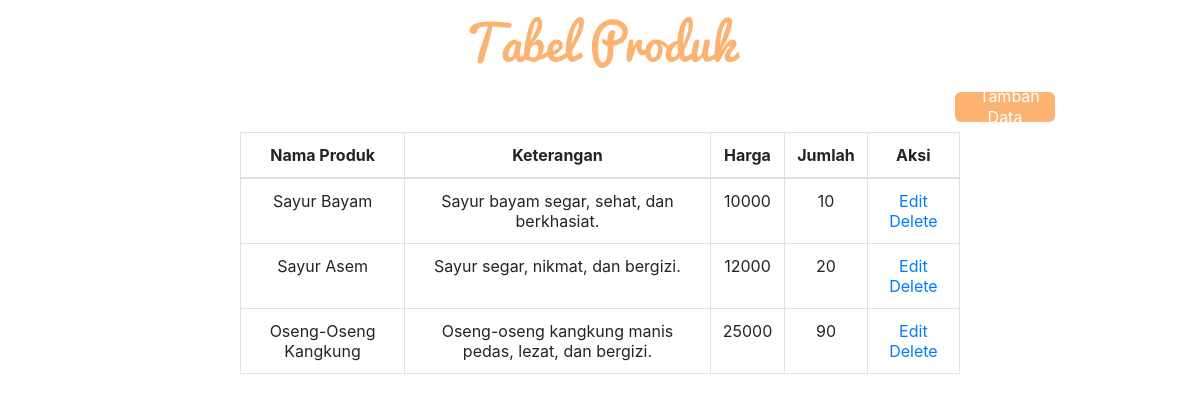
The page / on the database its author committed.
### tables this page shows
CREATE TABLE `produk` (
  `id` int(11) NOT NULL,
  `nama_produk` varchar(255) NOT NULL,
  `keterangan` varchar(500) NOT NULL,
  `harga` int(100) NOT NULL,
  `jumlah` int(100) NOT NULL
);

### index.php (the view, shortened to what this page needs)
<?php
    require_once "conn.php";
    $result = mysqli_query($connect, "SELECT * FROM produk");
?>
<html>
    <head>
        <link href="style.css" rel="stylesheet" type="text/css" />
        <link rel="stylesheet" href="https://cdn.jsdelivr.net/npm/bootstrap@4.6.1/dist/css/bootstrap.min.css">
    </head>
    <body>
        <h1 class="text-head">Tabel Produk</h1>
        <a href="add.php" role="button"><span class="text-tambah">&nbsp;&nbsp;Tambah Data</span></a>
        <div style="width: 60%; margin:auto;" >
            <table class="table table-hover text-center table-bordered">
                <thead>
                    <tr>
                        <th>Nama Produk</th>
                        <th>Keterangan</th>
                        <th>Harga</th>
                        <th>Jumlah</th>
                        <th>Aksi</th>
                    </tr>
                </thead>
                <?php
                    while($data_produk = mysqli_fetch_array($result)){
                        echo "<tr>";
                        echo "<td>".$data_produk['nama_produk']."</td>";
                        echo "<td>".$data_produk['keterangan']."</td>";
                        echo "<td>".$data_produk['harga']."</td>";
                        echo "<td>".$data_produk['jumlah']."</td>";
                        echo "<td><a href='edit.php?id=$data_produk[id]'>Edit</a> <a href='delete.php?id=$data_produk[id]'>Delete</a></td></tr>";}
                ?>
            </table>
        </div>
    </body>
</html>

### style.css (style rules this page uses)
.text-head { font-family: 'Pacifico'; font-style: normal; font-weight: 400; font-size: 48px; line-height: 84px; text-align: center; color: #FCB371; }
.text-tambah { width: 100px; height: 30px; margin-bottom: 10px; background: #FCB371; border-radius: 6px; margin-left: 955px; font-family: 'SFProDisplay'; font-style: normal; font-weight: 400; font-size: 16px; line-height: 21px; display: flex; align-items: center; text-align: center; color: #FFFFFF; }

### rows shown on the page
produk: nama_produk "Sayur Bayam", keterangan "Sayur bayam segar, sehat, dan berkhasiat.", harga "10000", jumlah "10"
produk: nama_produk "Sayur Asem", keterangan "Sayur segar, nikmat, dan bergizi.", harga "12000", jumlah "20"
produk: nama_produk "Oseng-Oseng Kangkung", keterangan "Oseng-oseng kangkung manis pedas, lezat, dan bergizi.", harga "25000", jumlah "90"
